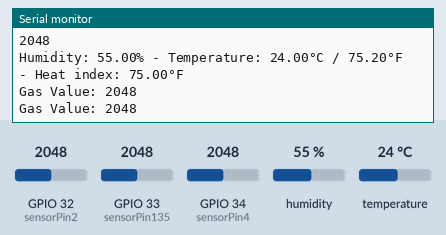
Simulated run of this sketch. Board: ESP32. Parts: the last lines printed to the serial monitor. Inputs (shaded band) come from the test bench; at power-on: GPIO 32 (sensorPin2) = 2048, GPIO 33 (sensorPin135) = 2048, GPIO 34 (sensorPin4) = 2048, humidity 55 %, temperature 24 °C.

Above: at 7.3 s.
7.4 s: GPIO 32 (sensorPin2) set to 1038
At 7.5 s:
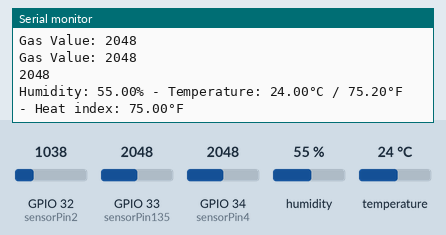
13.5 s: GPIO 32 (sensorPin2) set to 948
19.6 s: GPIO 33 (sensorPin135) set to 1042
At 20.12 s:
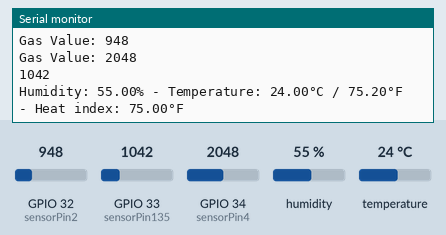
25.7 s: GPIO 33 (sensorPin135) set to 961
At 26.1 s:
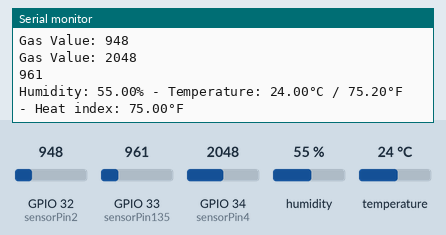
27.2 s: GPIO 34 (sensorPin4) set to 1033
At 27.89 s:
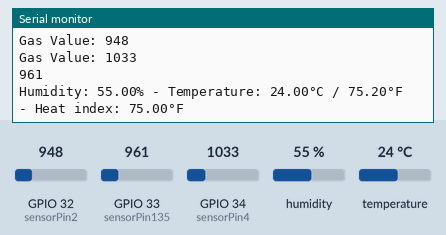
33.3 s: GPIO 34 (sensorPin4) set to 952
At 33.82 s:
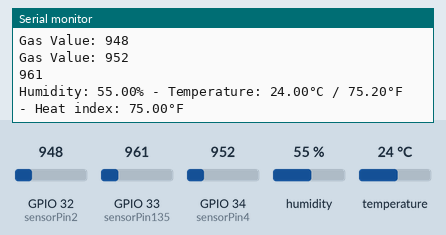
Timing chart, 0 to 36.3 s (numbered marks = the images above; inputs shaded):
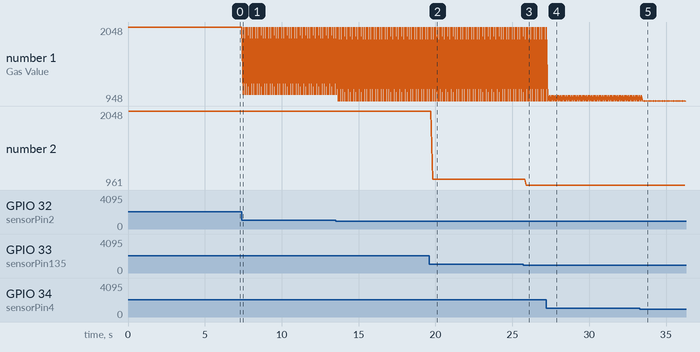

Measured:
- after the input at 19.6 s, the serial monitor: prints a new line after 0.21 s (image 2)
- after the input at 25.7 s, the serial monitor: prints a new line after 0.22 s (image 3)
- after the input at 27.2 s, the serial monitor: prints a new line after 0.12 s (image 4)
- after the input at 33.3 s, the serial monitor: prints a new line after 0.19 s (image 5)
- plotted number 1: 948 → 1033 after the input at 27.2 s, 1033 → 952 after the input at 33.3 s
- plotted number 2: 2048 → 1042 after the input at 19.6 s, 1042 → 961 after the input at 25.7 s

The sketch:

compiled_sensors_without_lcd.ino
```cpp
#include <DHT.h>

// Define the type of sensor and its pin
#define DHTPIN 2     // Digital pin connected to the DHT sensor
#define DHTTYPE DHT22   // DHT 22 (AM2302)

// Initialize DHT sensor
DHT dht(DHTPIN, DHTTYPE);

//initialize MQ2 pin
const int sensorPin2 = 32;

//initialize MQ4 pin
const int sensorPin4 = 34;

//initialize the MQ135
const int sensorPin135 = 33;


// stores MQ2 data
int gasValue2; // Variable to store raw sensor value

// stores MQ4 data
int gasValue4; // Variable to store raw sensor value

//stores MQ135 data
int gasValue135;


void setup() {
  Serial.begin(9600);
  pinMode(sensorPin2, INPUT); // Set the sensor pin as an input
    pinMode(sensorPin4, INPUT); // Set the sensor pin as an input
  pinMode(sensorPin135, INPUT); // Set the sensor pin as an input


  Serial.println("DHT22 test");


  // Initialize the DHT sensor
  dht.begin();
}

void loop() {
  //for MQ2 sensor reading

  int sensorValue2 = analogRead(sensorPin2);

  // for MQ4 sensor reading
  int sensorValue4 = analogRead(sensorPin4);

  // for MQ135 sensor reading
  int sensorValue135 = analogRead(sensorPin135);


  // Read humidity from DHT22
  float humidity = dht.readHumidity();

  // Read temperature in Celsius (the default) from DHT22
  float temperatureC = dht.readTemperature();

  // Read temperature in Fahrenheit from DHT22
  float temperatureF = dht.readTemperature(true);

  // Check if any reads failed and exit early (to try again)
  if (isnan(humidity) || isnan(temperatureC) || isnan(temperatureF)) {
    Serial.println("Failed to read from DHT sensor!");
    return;
  }

  // Compute heat index in Fahrenheit (optional)
  float heatIndexF = dht.computeHeatIndex(temperatureF, humidity);

  // Print humidity and temperature readings
  Serial.print("Humidity: ");
  Serial.print(humidity);
  Serial.print("% - Temperature: ");
  Serial.print(temperatureC);
  Serial.print("°C / ");
  Serial.print(temperatureF);
  Serial.print("°F");

  // Print heat index
  Serial.print(" - Heat index: ");
  Serial.print(heatIndexF);
  Serial.println("°F");

  //printing the MQ2 sensor data
  Serial.print("Gas Value: ");
  Serial.println(sensorValue2);

  //printing the MQ4 sensor data
  Serial.print("Gas Value: ");
  Serial.println(sensorValue4);

  //printing the MQ135 sensor data
  Serial.println(sensorValue135);

}
```
